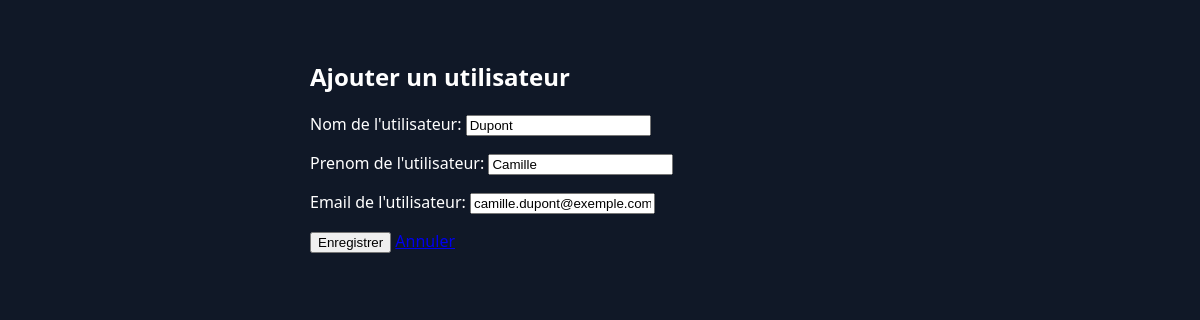
Page /utilisateur/update/1/ on the committed database.
### serveur/models.py (models this page shows, shortened)
class Utilisateurs(models.Model):
    nom = models.CharField(max_length=100, blank=False)
    prenom = models.CharField(blank=False)
    email = models.CharField(blank=False)

### serveur/views.py (the view)
# urls.py: path('utilisateur/update/<int:id>/', views.update_utilisateur, name='update_utilisateur'),
def update_utilisateur(request, id):
    utilisateur = get_object_or_404(models.Utilisateurs, pk=id)
    if request.method == "POST":
        form = UtilisateursForm(request.POST, instance=utilisateur)
        if form.is_valid():
            form.save()
            return redirect("list_utilisateurs")
    else:
        form = UtilisateursForm(instance=utilisateur)
    return render(request, "serveur/utilisateur_form.html", {"form": form, "id": id})

### serveur/forms.py
class UtilisateursForm(ModelForm):
    class Meta:
        model = models.Utilisateurs
        fields = ('nom', 'prenom', 'email')
        labels = {
            'nom' : _("Nom de l'utilisateur"),
            'prenom' : _("Prenom de l'utilisateur"),
            'email' : _("Email de l'utilisateur")
        }

### serveur/templates/serveur/utilisateur_form.html (shortened to what this page needs)
{% extends 'serveur/main.html' %}
{% block content %}
<div class="main-content">
    <h2>Ajouter un utilisateur</h2>
    <form method="post">
        {{ form.as_p }}
        <button type="submit" class="btn btn-primary">Enregistrer</button>
        <a href="{% url 'list_utilisateurs' %}" class="btn btn-secondary">Annuler</a>
    </form>
</div>
{% endblock %}

### serveur/static/serveur/style.css (style rules this page uses)
:root { --primary-color: #2ed8b6; --secondary-color: #4f5d75; --third-color: #2ed8b6b0; --background-color: #101827; --sidebar-bg: #16213e; --text-color: #b2becd; --white: #ffffff; --green: #4CAF50; --green-hover: #45a049; }
body { margin: 0; font-family: 'Segoe UI', Arial, sans-serif; background: var(--background-color); color: var(--white); }
.main-content { margin-left: 260px; padding: 40px 50px; min-height: 100vh; background: var(--background-color); }

### rows in the picture
Utilisateurs: nom "Dupont", prenom "Camille", email "camille.dupont@exemple.com"
